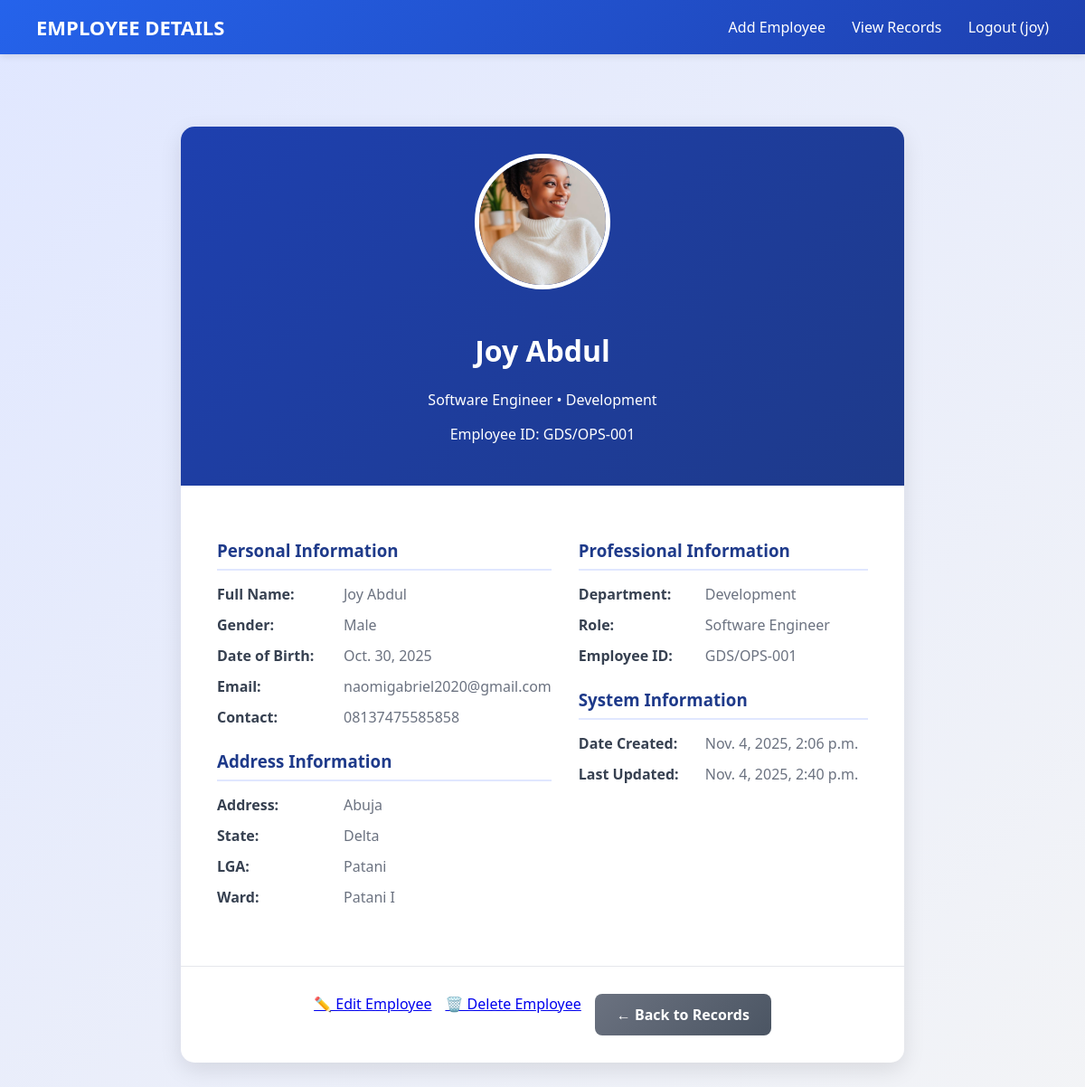
/employee/view/4/ (signed in), run on the app's committed database.
### employees/models.py (models this page shows, shortened)
class Employee(models.Model):
    first_name = models.CharField(max_length=100)
    surname = models.CharField(max_length=100)  # Changed from last_name to match form
    other_name = models.CharField(max_length=100, blank=True, null=True)
    employee_id = models.CharField(max_length=50, unique=True)  # NEW field
    email = models.EmailField(unique=True)
    contact_number = models.CharField(max_length=20)  # NEW field
    date_of_birth = models.DateField()
    address = models.TextField()  # NEW field
    GENDER_CHOICES = [
        ('Male', 'Male'),
        ('Female', 'Female'),
    ]
    gender = models.CharField(max_length=10, choices=GENDER_CHOICES)
    state = models.CharField(max_length=100)
    lga = models.CharField(max_length=100)  # Local Government Area
    ward = models.CharField(max_length=100)
    department = models.CharField(max_length=100)
    role = models.CharField(max_length=100)
    profile_picture = models.ImageField(
        upload_to='profile_pictures/',
        blank=True,
        null=True,
        verbose_name='Profile Picture'
    )
    created_at = models.DateTimeField(auto_now_add=True)
    updated_at = models.DateTimeField(auto_now=True)
    class Meta:
        db_table = 'employees'
        ordering = ['-created_at']  # Newest records first by default

### employees/views.py (the view)
    def _wrapped_view(request, *args, **kwargs):
        if not request.user.is_superuser:
            return redirect('access_denied')
        return view_func(request, *args, **kwargs)

### employees/views.py (called while the page is built)
def superuser_required(view_func):
    def _wrapped_view(request, *args, **kwargs):
        if not request.user.is_superuser:
            return redirect('access_denied')
        return view_func(request, *args, **kwargs)
    return _wrapped_view

@login_required
@superuser_required
def view_employee(request, employee_id):
    employee = get_object_or_404(Employee, id=employee_id)
    return render(request, 'employees/view_employee.html', {'employee': employee})

### employees/templates/employees/view_employee.html (shortened to what this page needs)
<!DOCTYPE html>
<html lang="en">
<head>
    {% load static %}
    <link rel="stylesheet" href="{% static 'css/form.css' %}">
</head>
<body>
    <header class="navbar">
        <h1>EMPLOYEE DETAILS</h1>
        <nav>
            <a href="{% url 'employee_form' %}">Add Employee</a>
            <a href="{% url 'view_records' %}">View Records</a>
            {% if user.is_authenticated %}
                <a href="{% url 'logout' %}">Logout ({{ user.username }})</a>
            {% endif %}
        </nav>
    </header>
    <main>
        <div class="employee-details">
            <div class="employee-header">
                {% if employee.profile_picture %}
                    <img src="{{ employee.profile_picture.url }}" alt="Profile Picture" class="profile-picture-large">
                {% else %}
                    <div class="no-image-large">No Image</div>
                {% endif %}
                <h1>{{ employee.first_name }} {{ employee.surname }}</h1>
                <p>{{ employee.role }} • {{ employee.department }}</p>
                <p>Employee ID: {{ employee.employee_id }}</p>
            </div>
            <div class="details-grid">
                <div class="personal-info">
                    <div class="detail-section">
                        <h3>Personal Information</h3>
                        <div class="detail-item">
                            <span class="detail-label">Full Name:</span>
                            <span class="detail-value">{{ employee.first_name }} {{ employee.surname }} {% if employee.other_name %}({{ employee.other_name }}){% endif %}</span>
                        </div>
                        <div class="detail-item">
                            <span class="detail-label">Gender:</span>
                            <span class="detail-value">{{ employee.gender }}</span>
                        </div>
                        <div class="detail-item">
                            <span class="detail-label">Date of Birth:</span>
                            <span class="detail-value">{{ employee.date_of_birth }}</span>
                        </div>
                        <div class="detail-item">
                            <span class="detail-label">Email:</span>
                            <span class="detail-value">{{ employee.email }}</span>
                        </div>
                        <div class="detail-item">
                            <span class="detail-label">Contact:</span>
                            <span class="detail-value">{{ employee.contact_number }}</span>
                        </div>
                    </div>
                    <div class="detail-section">
                        <h3>Address Information</h3>
                        <div class="detail-item">
                            <span class="detail-label">Address:</span>
                            <span class="detail-value">{{ employee.address }}</span>
                        </div>
                        <div class="detail-item">
                            <span class="detail-label">State:</span>
                            <span class="detail-value">{{ employee.state }}</span>
                        </div>
                        <div class="detail-item">
                            <span class="detail-label">LGA:</span>
                            <span class="detail-value">{{ employee.lga }}</span>
                        </div>
                        <div class="detail-item">
                            <span class="detail-label">Ward:</span>
                            <span class="detail-value">{{ employee.ward }}</span>
                        </div>
                    </div>
                </div>
                <div class="professional-info">
                    <div class="detail-section">
                        <h3>Professional Information</h3>
                        <div class="detail-item">
                            <span class="detail-label">Department:</span>
                            <span class="detail-value">{{ employee.department }}</span>
                        </div>
                        <div class="detail-item">
                            <span class="detail-label">Role:</span>
                            <span class="detail-value">{{ employee.role }}</span>
                        </div>
                        <div class="detail-item">
                            <span class="detail-label">Employee ID:</span>
                            <span class="detail-value">{{ employee.employee_id }}</span>
                        </div>
                    </div>
                    <div class="detail-section">
                        <h3>System Information</h3>
                        <div class="detail-item">
                            <span class="detail-label">Date Created:</span>
                            <span class="detail-value">{{ employee.created_at }}</span>
                        </div>
                        <div class="detail-item">
                            <span class="detail-label">Last Updated:</span>
                            <span class="detail-value">{{ employee.updated_at }}</span>
                        </div>
                    </div>
                </div>
            </div>
            <div class="action-buttons">
                <a href="{% url 'edit_employee' employee.id %}" class="edit-btn">✏️ Edit Employee</a>
                <a href="{% url 'delete_employee' employee.id %}" class="delete-btn" onclick="return confirm('Are you sure you want to delete this employee?')">🗑️ Delete Employee</a>
                <a href="{% url 'view_records' %}" class="btn-secondary">← Back to Records</a>
            </div>
        </div>
    </main>
</body>
</html>

### employees/static/css/form.css (style rules this page uses)
*, *::before, *::after { box-sizing: border-box; }
body { font-family: 'Segoe UI', Tahoma, Geneva, Verdana, sans-serif; background: linear-gradient(135deg, #e0e7ff, #f3f4f6); margin: 0; padding: 0; min-height: 100vh; display: flex; flex-direction: column; align-items: center; }
.navbar { width: 100%; background: linear-gradient(135deg, #2563eb, #1e40af); color: #fff; display: flex; justify-content: space-between; align-items: center; padding: 15px 40px; box-shadow: 0 2px 8px rgba(0, 0, 0, 0.1); position: sticky; top: 0; z-index: 9999; flex-wrap: wrap; gap: 10px; }
.navbar h1 { font-size: 22px; margin: 0; font-weight: 600; }
.navbar nav a { color: white; text-decoration: none; margin-left: 25px; font-weight: 500; transition: color 0.3s ease; pointer-events: auto; }
main { flex-grow: 1; width: 100%; display: flex; justify-content: center; align-items: flex-start; padding: 40px 20px; }
.btn-secondary { display: inline-block; padding: 12px 24px; background: linear-gradient(135deg, #6b7280, #4b5563); color: white; text-decoration: none; border-radius: 8px; font-weight: 600; transition: all 0.3s ease; }

### employees/templates/employees/view_employee.html (style rules this page uses)
.employee-details { max-width: 800px; margin: 40px auto; background: white; border-radius: 15px; box-shadow: 0 8px 25px rgba(0, 0, 0, 0.1); overflow: hidden; }
.employee-header { background: linear-gradient(135deg, #1e40af, #1e3a8a); color: white; padding: 30px; text-align: center; }
.profile-picture-large { width: 150px; height: 150px; border-radius: 50%; object-fit: cover; border: 5px solid white; margin-bottom: 20px; }
.details-grid { display: grid; grid-template-columns: 1fr 1fr; gap: 30px; padding: 40px; }
.detail-section { margin-bottom: 25px; }
.detail-section h3 { color: #1e3a8a; border-bottom: 2px solid #e0e7ff; padding-bottom: 8px; margin-bottom: 15px; }
.detail-item { margin-bottom: 12px; display: flex; }
.detail-label { font-weight: 600; color: #374151; min-width: 140px; }
.detail-value { color: #6b7280; flex: 1; }
.action-buttons { display: flex; gap: 15px; justify-content: center; padding: 30px; border-top: 1px solid #e5e7eb; }

### data on the page
Employee: profile_picture (picture), first_name "Joy", surname "Abdul", role "Software Engineer", department "Development", employee_id "GDS/OPS-001", gender "Male", date_of_birth "Oct. 30, 2025", email "naomigabriel2020@gmail.com", contact_number "08137475585858", address "Abuja", state "Delta", lga "Patani", ward "Patani I", created_at "Nov. 4, 2025, 2:06 p.m.", updated_at "Nov. 4, 2025, 2:40 p.m."

### other printed values
{{ user.username }} "joy"
